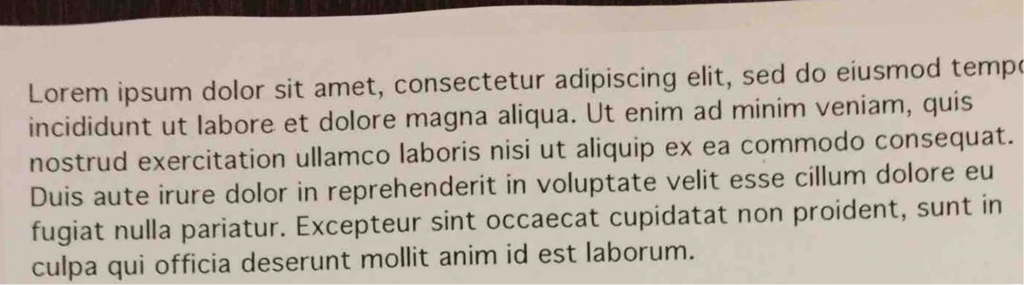
#> input picture Python/Open_CV/opencv_practise/img_2.png, 1024 x 285 px
$ python ocv_6_thresholding_adaptive.py
#> lines starting #> are read from the running program, lines starting #| are printed output that depends on the picture; after the words box and inside, x2 and y2 are one past the last pixel; in counts of white or black regions, pixels touching at a corner belong together
import cv2
import numpy as np
img=cv2.imread("img_2.png",0)
#> img: shape (285, 1024); min 9, max 246, mean 176.7
#a very simple concenpt if val of pixel is greater that threshold make is 255 or else make 0
_,img2=cv2.threshold(img,127,255, type=cv2.THRESH_BINARY)
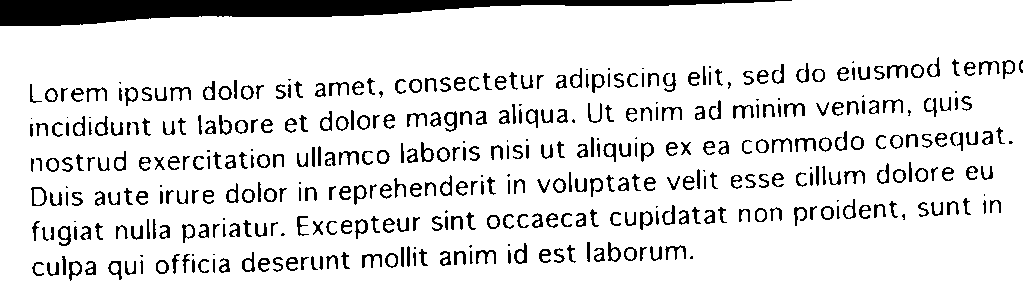
#> img2: shape (285, 1024); 87.6% white; 424 black regions (50 under 20 px), largest, box (x1, y1, x2, y2) and area: (0, 0, 792, 26) 9992, (784, 103, 805, 117) 130, (795, 138, 816, 152) 130
# _,img3=cv2.threshold(img,127,255, type=cv2.THRESH_BINARY_INV)
# _,img4=cv2.threshold(img,127,255, type=cv2.THRESH_TRUNC)#if val of pixel is > threshold make 127 and for less < threshold make keepit same.
# _,img5=cv2.threshold(img,127,255, type=cv2.THRESH_TOZERO)#if val of pixel is > threshold keep it same and for less < threshold make 0
img_6=cv2.adaptiveThreshold(img,255,cv2.ADAPTIVE_THRESH_MEAN_C,cv2.THRESH_BINARY,11,2)
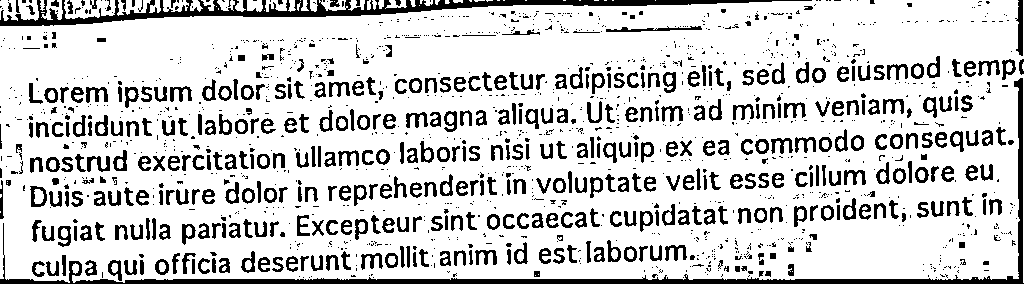
#> img_6: shape (285, 1024); 81.1% white; 1541 black regions (1093 under 20 px), largest, box (x1, y1, x2, y2) and area: (0, 78, 1024, 284) 6130, (0, 0, 812, 26) 5494, (1015, 0, 1023, 56) 279
img_7=cv2.adaptiveThreshold(img,255,cv2.ADAPTIVE_THRESH_GAUSSIAN_C,cv2.THRESH_BINARY,11,2)
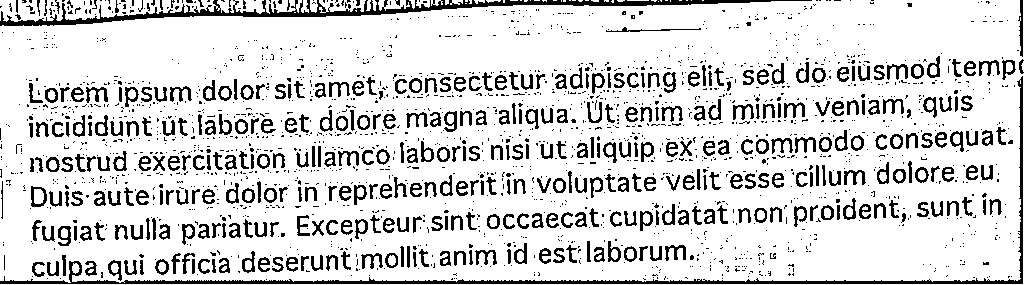
#> img_7: shape (285, 1024); 83.9% white; 2143 black regions (1757 under 20 px), largest, box (x1, y1, x2, y2) and area: (0, 0, 812, 26) 4262, (0, 76, 1023, 284) 4074, (1018, 0, 1023, 57) 166
# th3 = cv2.adaptiveThreshold(img, 255, cv2.ADAPTIVE_THRESH_GAUSSIAN_C, cv2.THRESH_BINARY, 11, 2);


cv2.imshow("image",img)
cv2.imshow("img2",img2)
# cv2.imshow("img3",img3)
# cv2.imshow("truc",img4)
# cv2.imshow("tozero",img5)
cv2.imshow("adapt",img_6)
cv2.imshow("adapt_g",img_7)
cv2.waitKey()
cv2.destroyAllWindows()

#
